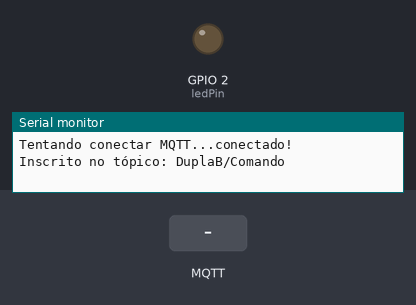
Simulated run of this sketch. Board: ESP32. Shown: output pins drawn as LEDs (lit = HIGH), the last lines printed to the serial monitor. The test bench sets the inputs (shaded band). WiFi joins after 1.5 s; servers stay silent unless stated; random numbers use the default seed unless the sketch sets one; no MQTT or app messages arrive unless stated.

Above: at 2.7 s.
2.8 s: MQTT message "LIGAR" arrives on the first subscribed topic
At 3.3 s:
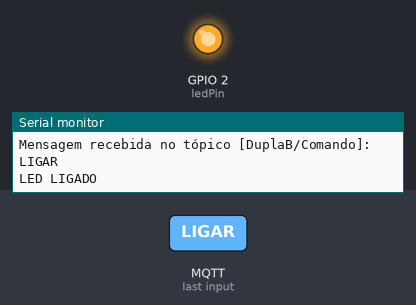
5.8 s: MQTT message "DESLIGAR" arrives on the first subscribed topic
At 6.8 s:
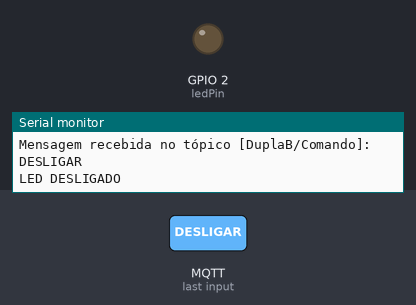
Timing chart, 0 to 8.8 s (numbered marks = the images above; inputs shaded):
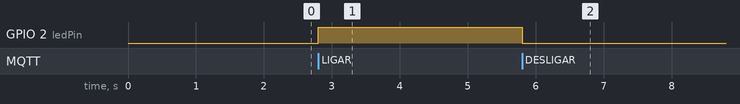

Measured:
- after the input at 2.8 s, GPIO 2 (ledPin): LOW → HIGH at once
- after the input at 5.8 s, GPIO 2 (ledPin): HIGH → LOW at once

The sketch:

LED_WIFI.ino
```cpp
#include <WiFi.h>
#include <PubSubClient.h>

// --- Configurações Wi-Fi ---
const char* ssid = "iPhone";
const char* password = "iot_sul_123";

// --- Configurações MQTT ---
const char* mqtt_server = "test.mosquitto.org";
const int mqtt_port = 1883;

// Tópicos MQTT - INVERTIDOS em relação à dupla A
const char* topic_pub = "DuplaA/Comando";   // Envia comandos para a dupla A
const char* topic_sub = "DuplaB/Comando";   // Recebe comandos da dupla A

WiFiClient espClient;
PubSubClient client(espClient);

const int ledPin = 2; // GPIO do LED (use outro se necessário)

void setup_wifi() {
  delay(10);
  Serial.println();
  Serial.print("Conectando a rede Wi-Fi: ");
  Serial.println(ssid);

  WiFi.mode(WIFI_STA);
  WiFi.begin(ssid, password);

  int attempts = 0;
  while (WiFi.status() != WL_CONNECTED && attempts < 30) {
    delay(500);
    Serial.print(".");
    attempts++;
  }

  if (WiFi.status() == WL_CONNECTED) {
    Serial.println("\nWi-Fi conectado!");
    Serial.print("IP: ");
    Serial.println(WiFi.localIP());
  } else {
    Serial.println("\nFalha ao conectar no Wi-Fi.");
  }
}

// Callback: executa ao receber mensagem MQTT
void callback(char* topic, byte* payload, unsigned int length) {
  Serial.print("Mensagem recebida no tópico [");
  Serial.print(topic);
  Serial.print("]: ");

  String message;
  for (unsigned int i = 0; i < length; i++) {
    message += (char)payload[i];
  }
  message.trim();
  Serial.println(message);

  // Comandos de controle do LED
  if (message.equalsIgnoreCase("LIGAR")) {
    digitalWrite(ledPin, HIGH);
    Serial.println("LED LIGADO");
  }
  else if (message.equalsIgnoreCase("DESLIGAR")) {
    digitalWrite(ledPin, LOW);
    Serial.println("LED DESLIGADO");
  }
}

void reconnect() {
  while (!client.connected()) {
    Serial.print("Tentando conectar MQTT...");
    String clientId = "ESP32ClientB-";
    clientId += String(random(0xffff), HEX);

    if (client.connect(clientId.c_str())) {
      Serial.println("conectado!");
      client.subscribe(topic_sub);
      Serial.printf("Inscrito no tópico: %s\n", topic_sub);
    } else {
      Serial.print("falha, rc=");
      Serial.print(client.state());
      Serial.println(" tentando novamente em 5 segundos");
      delay(5000);
    }
  }
}

void setup() {
  pinMode(ledPin, OUTPUT);
  digitalWrite(ledPin, LOW);

  Serial.begin(115200);
  setup_wifi();

  client.setServer(mqtt_server, mqtt_port);
  client.setCallback(callback);

  Serial.println("Digite comandos para enviar à dupla A (LIGAR ou DESLIGAR):");
}

void loop() {
  if (!client.connected()) {
    reconnect();
  }
  client.loop();

  if (Serial.available() > 0) {
    String message = Serial.readStringUntil('\n');
    message.trim();
    if (message.length() > 0) {
      Serial.print("Enviando mensagem: ");
      Serial.println(message);
      client.publish(topic_pub, message.c_str());
    }
  }
}
```
